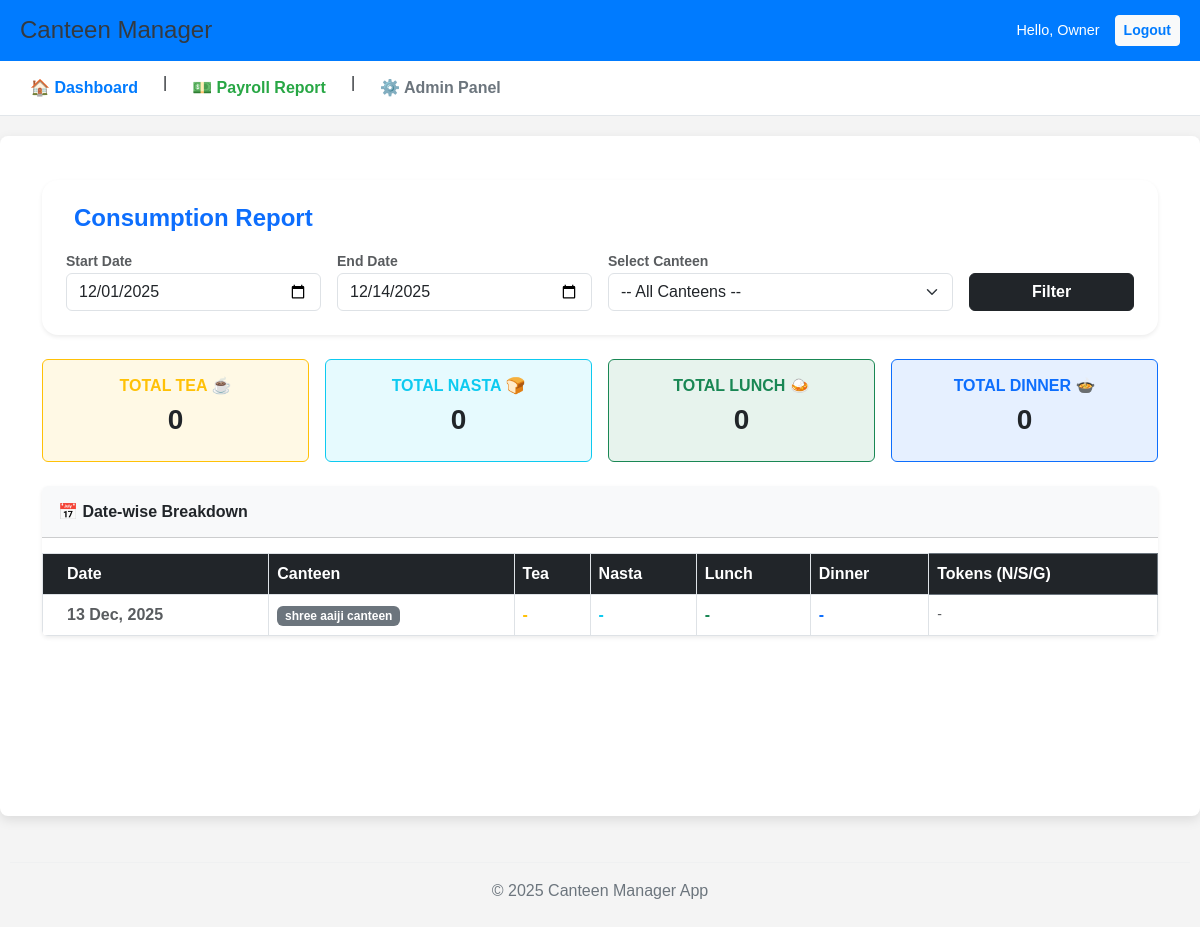
/management/report/consumption/ (signed in), run on an earlier commit of the app's database.
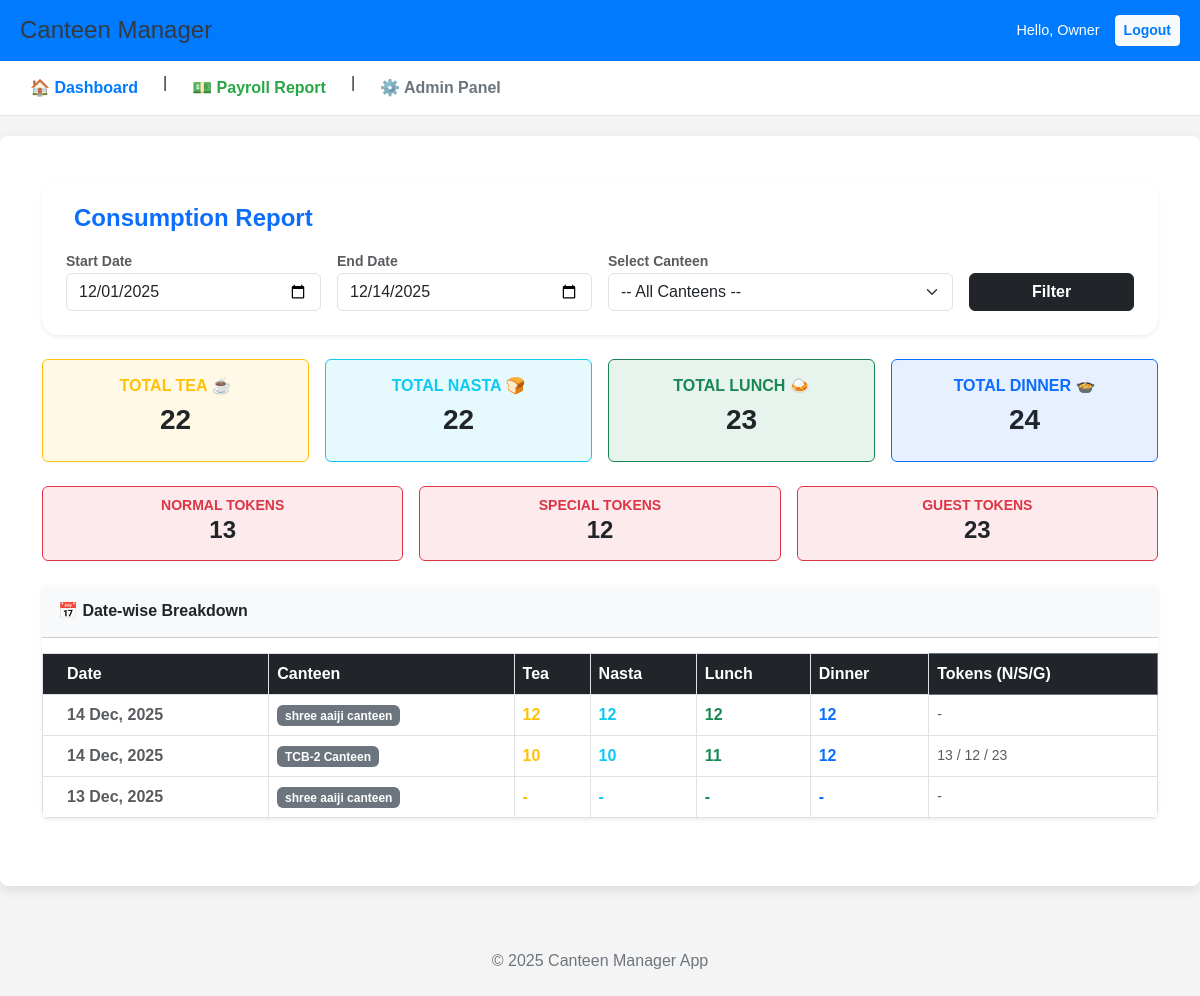
And on a later commit of the database.
### management/models.py (models this page shows, shortened)
class DailyEntry(models.Model):
    canteen = models.ForeignKey(
        Canteen,
        on_delete=models.CASCADE,
        verbose_name="Canteen Name"
    )
    date = models.DateField(default=date.today, verbose_name="Entry Date")
    lunch_qty = models.IntegerField(default=0, verbose_name="Lunch Qty")
    dinner_qty = models.IntegerField(default=0, verbose_name="Dinner Qty")
    nasta_qty = models.IntegerField(default=0, verbose_name="Nasta Qty")
    tea_qty = models.IntegerField(default=0, verbose_name="Tea Qty") # Shree Aaiji only
    normal_token_qty = models.IntegerField(default=0, verbose_name="Normal Token Qty")
    special_token_qty = models.IntegerField(default=0, verbose_name="Special Token Qty")
    guest_token_qty = models.IntegerField(default=0, verbose_name="Guest Token Qty")
    cash_received = models.DecimalField(max_digits=10, decimal_places=2, default=0.00, null=True, verbose_name="Cash Payment Received")
    online_received = models.DecimalField(max_digits=10, decimal_places=2, default=0.00, null=True, verbose_name="Online Payment Received")
    cash_received = models.DecimalField(
    max_digits=10,
    decimal_places=2,
    default=0.00,
    null=True, # <--- यह जोड़ें
    verbose_name="Cash Payment Received"
    )
    online_received = models.DecimalField(
    max_digits=10,
    decimal_places=2,
    default=0.00,
    null=True, # <--- यह जोड़ें
    verbose_name="Online Payment Received"
    )
    class Meta:
        verbose_name = "Daily Service/Payment Entry"
        verbose_name_plural = "Daily Entries"
        unique_together = ('canteen', 'date') # एक कैंटीन में एक दिन में सिर्फ एक एंट्री
        ordering = ['-date', 'canteen__name']

class Canteen(models.Model):
    BILLING_CHOICES = [
        ('DAILY', 'Daily Payment/Tracking'),
        ('MONTHLY', 'Monthly Fixed Billing'),
    ]
    name = models.CharField(max_length=100, unique=True, verbose_name="Canteen Name")
    location = models.CharField(max_length=255, verbose_name="Location")
    billing_type = models.CharField(
        max_length=10,
        choices=BILLING_CHOICES,
        default='DAILY',
        verbose_name="Billing Type"
    )
    daily_lunch_count = models.IntegerField(default=0, verbose_name="Daily Lunch Count")
    daily_dinner_count = models.IntegerField(default=0, verbose_name="Daily Dinner Count")
    class Meta:
        verbose_name = "Canteen"
        verbose_name_plural = "Canteens"

### management/views.py (the view)
# urls.py: path('report/consumption/', views.consumption_report, name='consumption_report'),
@login_required
def consumption_report(request):
    today = date.today()
    start_date = request.GET.get('start_date', today.replace(day=1).strftime('%Y-%m-%d'))
    end_date = request.GET.get('end_date', today.strftime('%Y-%m-%d'))
    selected_canteen = request.GET.get('canteen')
    entries = DailyEntry.objects.filter(date__range=[start_date, end_date]).order_by('-date')
    if selected_canteen:
        entries = entries.filter(canteen_id=selected_canteen)
    totals = entries.aggregate(
        total_tea=Sum('tea_qty'),
        total_nasta=Sum('nasta_qty'),
        total_lunch=Sum('lunch_qty'),
        total_dinner=Sum('dinner_qty'),
        total_normal=Sum('normal_token_qty'),
        total_special=Sum('special_token_qty'),
        total_guest=Sum('guest_token_qty')
    )
    context = {
        'entries': entries,
        'totals': totals,
        'all_canteens': Canteen.objects.all(),
        'start_date': start_date,
        'end_date': end_date,
        'selected_canteen': int(selected_canteen) if selected_canteen else None
    }
    return render(request, 'management/consumption_report.html', context)

### management/templates/management/consumption_report.html (shortened to what this page needs)
{% extends 'base.html' %}
{% block content %}
<div class="container mt-4 mb-5">
    <div class="card shadow-sm border-0 mb-4 rounded-4">
        <div class="card-body p-4">
            <div class="d-flex flex-wrap justify-content-between align-items-center mb-3">
                <h4 class="fw-bold text-primary mb-0">Consumption Report</h4>
            </div>
            <form method="GET" class="row g-3 align-items-end">
                <div class="col-md-3">
                    <label class="small fw-bold text-muted">Start Date</label>
                    <input type="date" name="start_date" class="form-control" value="{{ start_date }}">
                </div>
                <div class="col-md-3">
                    <label class="small fw-bold text-muted">End Date</label>
                    <input type="date" name="end_date" class="form-control" value="{{ end_date }}">
                </div>
                <div class="col-md-4">
                    <label class="small fw-bold text-muted">Select Canteen</label>
                    <select name="canteen" class="form-select">
                        <option value="">-- All Canteens --</option>
                    </select>
                </div>
                <div class="col-md-2">
                    <button type="submit" class="btn btn-dark w-100 fw-bold"> Filter</button>
                </div>
            </form>
        </div>
    </div>
    <div class="row g-3 mb-4">
        <div class="col-md-3 col-6">
            <div class="card bg-warning bg-opacity-10 border-warning h-100">
                <div class="card-body text-center">
                    <h6 class="text-warning fw-bold">TOTAL TEA ☕</h6>
                    <h3 class="fw-bold text-dark">{{ totals.total_tea|default:0 }}</h3>
                </div>
            </div>
        </div>
        <div class="col-md-3 col-6">
            <div class="card bg-info bg-opacity-10 border-info h-100">
                <div class="card-body text-center">
                    <h6 class="text-info fw-bold">TOTAL NASTA 🍞</h6>
                    <h3 class="fw-bold text-dark">{{ totals.total_nasta|default:0 }}</h3>
                </div>
            </div>
        </div>
        <div class="col-md-3 col-6">
            <div class="card bg-success bg-opacity-10 border-success h-100">
                <div class="card-body text-center">
                    <h6 class="text-success fw-bold">TOTAL LUNCH 🍛</h6>
                    <h3 class="fw-bold text-dark">{{ totals.total_lunch|default:0 }}</h3>
                </div>
            </div>
        </div>
        <div class="col-md-3 col-6">
            <div class="card bg-primary bg-opacity-10 border-primary h-100">
                <div class="card-body text-center">
                    <h6 class="text-primary fw-bold">TOTAL DINNER 🍲</h6>
                    <h3 class="fw-bold text-dark">{{ totals.total_dinner|default:0 }}</h3>
                </div>
            </div>
        </div>
    </div>
    {% if totals.total_normal > 0 or totals.total_special > 0 %}
    <div class="row g-3 mb-4">
        <div class="col-md-4">
            <div class="card bg-danger bg-opacity-10 border-danger text-center py-2">
                <small class="fw-bold text-danger">NORMAL TOKENS</small>
                <h4 class="fw-bold">{{ totals.total_normal|default:0 }}</h4>
            </div>
        </div>
        <div class="col-md-4">
            <div class="card bg-danger bg-opacity-10 border-danger text-center py-2">
                <small class="fw-bold text-danger">SPECIAL TOKENS</small>
                <h4 class="fw-bold">{{ totals.total_special|default:0 }}</h4>
            </div>
        </div>
        <div class="col-md-4">
            <div class="card bg-danger bg-opacity-10 border-danger text-center py-2">
                <small class="fw-bold text-danger">GUEST TOKENS</small>
                <h4 class="fw-bold">{{ totals.total_guest|default:0 }}</h4>
            </div>
        </div>
    </div>
    {% endif %}
    <div class="card shadow-sm border-0 overflow-hidden">
        <div class="card-header bg-light py-3">
            <h6 class="mb-0 fw-bold">📅 Date-wise Breakdown</h6>
        </div>
        <div class="table-responsive">
            <table class="table table-hover align-middle mb-0 text-center">
                <thead class="table-dark">
                    <tr>
                        <th class="text-start ps-4">Date</th>
                        <th class="text-start">Canteen</th>
                        <th>Tea</th>
                        <th>Nasta</th>
                        <th>Lunch</th>
                        <th>Dinner</th>
                        <th class="border-start border-secondary">Tokens (N/S/G)</th>
                    </tr>
                </thead>
                <tbody>
                    {% for row in entries %}
                    <tr>
                        <td class="text-start ps-4 fw-bold text-muted">{{ row.date|date:"d M, Y" }}</td>
                        <td class="text-start"><span class="badge bg-secondary">{{ row.canteen.name }}</span></td>
                        <td class="fw-bold text-warning">{{ row.tea_qty|default:"-" }}</td>
                        <td class="fw-bold text-info">{{ row.nasta_qty|default:"-" }}</td>
                        <td class="fw-bold text-success">{{ row.lunch_qty|default:"-" }}</td>
                        <td class="fw-bold text-primary">{{ row.dinner_qty|default:"-" }}</td>
                        <td class="border-start small text-muted">
                            {% if row.normal_token_qty or row.special_token_qty or row.guest_token_qty %}
                                {{ row.normal_token_qty }} / {{ row.special_token_qty }} / {{ row.guest_token_qty }}
                            {% else %}
                                -
                            {% endif %}
                        </td>
                    </tr>
                    {% empty %}
                    <tr>
                        <td colspan="7" class="text-center py-5 text-muted">No entries found for this period.</td>
                    </tr>
                    {% endfor %}
                </tbody>
            </table>
        </div>
    </div>
</div>
{% endblock %}

### management/templates/base.html (shortened to what this page needs)
<!DOCTYPE html>
<html lang="en">
<head>
    <link href="https://cdn.jsdelivr.net/npm/bootstrap@5.3.0/dist/css/bootstrap.min.css" rel="stylesheet">
</head>
<body>
    <header>
        <div style="background-color: #007bff; color: white; padding: 15px 20px; display: flex; justify-content: space-between; align-items: center;">
            <h1 style="margin: 0; font-size: 1.5em;">Canteen Manager</h1>
            {% if user.is_authenticated %}
            <div style="display: flex; align-items: center; gap: 15px;">
                <span style="font-size: 0.9em;">Hello, {{ user.username }}</span>
                <form method="post" action="{% url 'logout' %}" style="margin: 0;">
                    <button type="submit" class="btn btn-sm btn-light" style="color: #007bff; font-weight: bold;">Logout</button>
                </form>
            </div>
            {% endif %}
        </div>
        <nav class="main-nav" style="background-color: #ffffff; padding: 10px 20px; border-bottom: 1px solid #e2e6ea;">
            {% if user.is_authenticated %}
            <div style="display: flex; gap: 15px;">
                <a href="{% url 'home_dashboard' %}" style="color: #007bff; font-weight: bold;">
                    🏠 Dashboard
                </a>
                |
                <a href="{% url 'payroll_summary' %}" style="color: #28a745; font-weight: bold;">
                    💵 Payroll Report
                </a>
                |
                <a href="/admin/" style="color: #6c757d; font-weight: bold;">
                    ⚙️ Admin Panel
                </a>
            </div>
            {% endif %}
        </nav>
    </header>
    <main>
        {% block content %}
        {% endblock %}
    </main>
    <footer style="text-align: center; padding: 10px; color: #6c757d;">
        <hr style="border-color: #dee2e6;">
        <p>&copy; 2025 Canteen Manager App</p>
    </footer>
</body>
</html>

### management/templates/base.html (style rules this page uses)
body { font-family: Arial, sans-serif; margin: 0; padding: 0; background-color: #f4f4f4; }
main { padding: 20px; max-width: 1200px; margin: 20px auto; background-color: white; min-height: 85vh; border-radius: 8px; box-shadow: 0 4px 12px rgba(0,0,0,0.1); }
h1 { color: #343a40; }
table { border-collapse: collapse; margin-top: 15px; width: 100%; }
th, td { border: 1px solid #dee2e6; padding: 12px; text-align: left; }
th { background-color: #f0f0f0; }
.main-nav a { text-decoration: none; padding: 5px 10px; border-radius: 4px; transition: background-color 0.3s; }

What changed in the data, as far as the page shows it:
added DailyEntry: date "14 Dec, 2025", canteen.name "shree aaiji canteen", tea_qty "12", nasta_qty "12", lunch_qty "12", dinner_qty "12"
added DailyEntry: date "14 Dec, 2025", canteen.name "TCB-2 Canteen", tea_qty "10", nasta_qty "10", lunch_qty "11", dinner_qty "12", normal_token_qty "13", special_token_qty "12", guest_token_qty "23"
Also different on the page:
{{ totals.total_tea|default:0 }}: "0" → "22"
{{ totals.total_nasta|default:0 }}: "0" → "22"
{{ totals.total_lunch|default:0 }}: "0" → "23"
{{ totals.total_dinner|default:0 }}: "0" → "24"
{{ totals.total_normal|default:0 }}: (not shown) → "13"
{{ totals.total_special|default:0 }}: (not shown) → "12"
{{ totals.total_guest|default:0 }}: (not shown) → "23"
text now shown: "NORMAL TOKENS SPECIAL TOKENS GUEST TOKENS"
